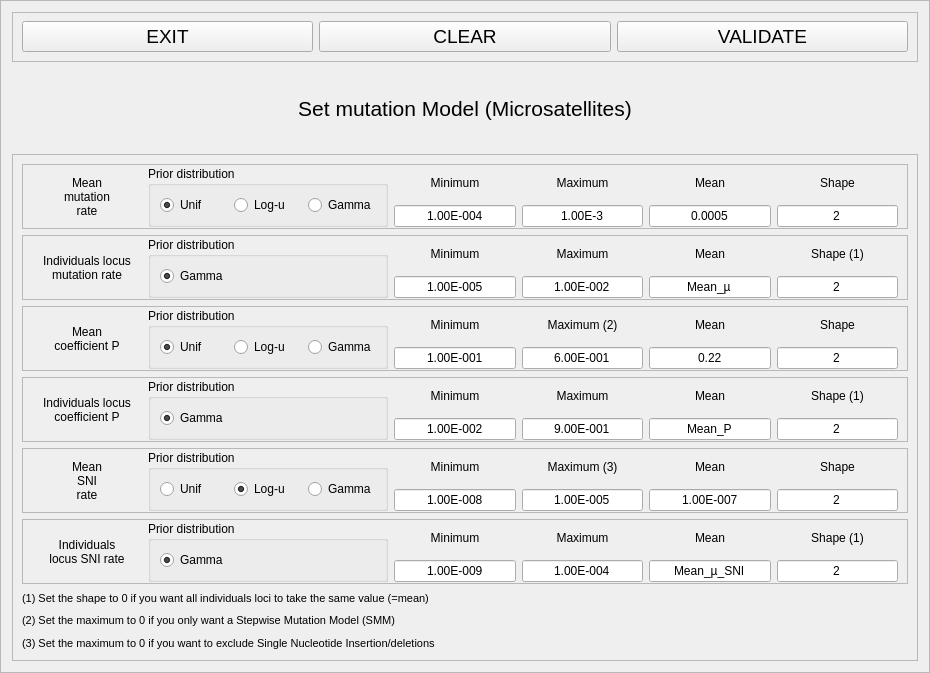
<?xml version="1.0" encoding="UTF-8"?>
<ui version="4.0">
 <class>Frame</class>
 <widget class="QFrame" name="Frame">
  <property name="geometry">
   <rect>
    <x>0</x>
    <y>0</y>
    <width>930</width>
    <height>673</height>
   </rect>
  </property>
  <property name="windowTitle">
   <string>Frame</string>
  </property>
  <property name="frameShape">
   <enum>QFrame::StyledPanel</enum>
  </property>
  <property name="frameShadow">
   <enum>QFrame::Raised</enum>
  </property>
  <layout class="QVBoxLayout" name="verticalLayout_6">
   <item>
    <widget class="QFrame" name="frame_6">
     <property name="minimumSize">
      <size>
       <width>0</width>
       <height>50</height>
      </size>
     </property>
     <property name="maximumSize">
      <size>
       <width>16777215</width>
       <height>50</height>
      </size>
     </property>
     <property name="frameShape">
      <enum>QFrame::StyledPanel</enum>
     </property>
     <property name="frameShadow">
      <enum>QFrame::Raised</enum>
     </property>
     <layout class="QHBoxLayout" name="horizontalLayout_9">
      <property name="topMargin">
       <number>1</number>
      </property>
      <property name="bottomMargin">
       <number>1</number>
      </property>
      <item>
       <widget class="QPushButton" name="exitButton">
        <property name="font">
         <font>
          <pointsize>14</pointsize>
         </font>
        </property>
        <property name="toolTip">
         <string>Leave this screen without loosing any change</string>
        </property>
        <property name="text">
         <string>EXIT</string>
        </property>
        <property name="shortcut">
         <string>Alt+E</string>
        </property>
       </widget>
      </item>
      <item>
       <widget class="QPushButton" name="clearButton">
        <property name="font">
         <font>
          <pointsize>14</pointsize>
         </font>
        </property>
        <property name="toolTip">
         <string>Clear all data related to this historical model</string>
        </property>
        <property name="text">
         <string>CLEAR</string>
        </property>
        <property name="shortcut">
         <string>Alt+C</string>
        </property>
       </widget>
      </item>
      <item>
       <widget class="QPushButton" name="okButton">
        <property name="font">
         <font>
          <pointsize>14</pointsize>
         </font>
        </property>
        <property name="toolTip">
         <string>Test and save data (Alt+o)</string>
        </property>
        <property name="text">
         <string>VALIDATE</string>
        </property>
        <property name="shortcut">
         <string>Alt+V</string>
        </property>
       </widget>
      </item>
     </layout>
    </widget>
   </item>
   <item>
    <widget class="QLabel" name="setMutMsLabel">
     <property name="maximumSize">
      <size>
       <width>16777215</width>
       <height>80</height>
      </size>
     </property>
     <property name="font">
      <font>
       <pointsize>16</pointsize>
      </font>
     </property>
     <property name="text">
      <string>Set mutation Model (Microsatellites)</string>
     </property>
     <property name="alignment">
      <set>Qt::AlignCenter</set>
     </property>
    </widget>
   </item>
   <item>
    <widget class="QFrame" name="frame">
     <property name="frameShape">
      <enum>QFrame::StyledPanel</enum>
     </property>
     <property name="frameShadow">
      <enum>QFrame::Raised</enum>
     </property>
     <layout class="QVBoxLayout" name="verticalLayout_26">
      <item>
       <widget class="QFrame" name="frame_5">
        <property name="maximumSize">
         <size>
          <width>16777215</width>
          <height>100</height>
         </size>
        </property>
        <property name="frameShape">
         <enum>QFrame::StyledPanel</enum>
        </property>
        <property name="frameShadow">
         <enum>QFrame::Raised</enum>
        </property>
        <layout class="QHBoxLayout" name="horizontalLayout_7">
         <property name="topMargin">
          <number>1</number>
         </property>
         <property name="bottomMargin">
          <number>1</number>
         </property>
         <item>
          <widget class="QLabel" name="label_18">
           <property name="minimumSize">
            <size>
             <width>110</width>
             <height>0</height>
            </size>
           </property>
           <property name="maximumSize">
            <size>
             <width>110</width>
             <height>16777215</height>
            </size>
           </property>
           <property name="text">
            <string>Mean
mutation
rate</string>
           </property>
           <property name="alignment">
            <set>Qt::AlignCenter</set>
           </property>
          </widget>
         </item>
         <item>
          <widget class="QGroupBox" name="groupBox_4">
           <property name="minimumSize">
            <size>
             <width>240</width>
             <height>0</height>
            </size>
           </property>
           <property name="maximumSize">
            <size>
             <width>240</width>
             <height>16777215</height>
            </size>
           </property>
           <property name="title">
            <string>Prior distribution</string>
           </property>
           <layout class="QHBoxLayout" name="horizontalLayout_8">
            <item>
             <widget class="QRadioButton" name="mmrUnifRadio">
              <property name="text">
               <string>Unif</string>
              </property>
              <property name="checked">
               <bool>true</bool>
              </property>
             </widget>
            </item>
            <item>
             <widget class="QRadioButton" name="mmrLogRadio">
              <property name="text">
               <string>Log-u</string>
              </property>
              <property name="checked">
               <bool>false</bool>
              </property>
             </widget>
            </item>
            <item>
             <widget class="QRadioButton" name="mmrGammaRadio">
              <property name="text">
               <string>Gamma</string>
              </property>
             </widget>
            </item>
           </layout>
          </widget>
         </item>
         <item>
          <layout class="QVBoxLayout" name="verticalLayout_14">
           <item>
            <widget class="QLabel" name="label_19">
             <property name="maximumSize">
              <size>
               <width>16777215</width>
               <height>16777215</height>
              </size>
             </property>
             <property name="text">
              <string>Minimum</string>
             </property>
             <property name="alignment">
              <set>Qt::AlignCenter</set>
             </property>
            </widget>
           </item>
           <item>
            <widget class="QLineEdit" name="mmrMinEdit">
             <property name="maximumSize">
              <size>
               <width>16777215</width>
               <height>16777215</height>
              </size>
             </property>
             <property name="text">
              <string>1.00E-004</string>
             </property>
             <property name="alignment">
              <set>Qt::AlignCenter</set>
             </property>
            </widget>
           </item>
          </layout>
         </item>
         <item>
          <layout class="QVBoxLayout" name="verticalLayout_15">
           <item>
            <widget class="QLabel" name="label_20">
             <property name="maximumSize">
              <size>
               <width>16777215</width>
               <height>16777215</height>
              </size>
             </property>
             <property name="text">
              <string>Maximum</string>
             </property>
             <property name="alignment">
              <set>Qt::AlignCenter</set>
             </property>
            </widget>
           </item>
           <item>
            <widget class="QLineEdit" name="mmrMaxEdit">
             <property name="maximumSize">
              <size>
               <width>16777215</width>
               <height>16777215</height>
              </size>
             </property>
             <property name="text">
              <string>1.00E-3</string>
             </property>
             <property name="alignment">
              <set>Qt::AlignCenter</set>
             </property>
            </widget>
           </item>
          </layout>
         </item>
         <item>
          <layout class="QVBoxLayout" name="verticalLayout_16">
           <item>
            <widget class="QLabel" name="label_21">
             <property name="maximumSize">
              <size>
               <width>16777215</width>
               <height>16777215</height>
              </size>
             </property>
             <property name="text">
              <string>Mean</string>
             </property>
             <property name="alignment">
              <set>Qt::AlignCenter</set>
             </property>
            </widget>
           </item>
           <item>
            <widget class="QLineEdit" name="mmrMeanEdit">
             <property name="maximumSize">
              <size>
               <width>16777215</width>
               <height>16777215</height>
              </size>
             </property>
             <property name="text">
              <string>0.0005</string>
             </property>
             <property name="alignment">
              <set>Qt::AlignCenter</set>
             </property>
            </widget>
           </item>
          </layout>
         </item>
         <item>
          <layout class="QVBoxLayout" name="verticalLayout_17">
           <item>
            <widget class="QLabel" name="label_22">
             <property name="maximumSize">
              <size>
               <width>16777215</width>
               <height>16777215</height>
              </size>
             </property>
             <property name="text">
              <string>Shape</string>
             </property>
             <property name="alignment">
              <set>Qt::AlignCenter</set>
             </property>
            </widget>
           </item>
           <item>
            <widget class="QLineEdit" name="mmrShapeEdit">
             <property name="maximumSize">
              <size>
               <width>16777215</width>
               <height>16777215</height>
              </size>
             </property>
             <property name="text">
              <string>2</string>
             </property>
             <property name="alignment">
              <set>Qt::AlignCenter</set>
             </property>
            </widget>
           </item>
          </layout>
         </item>
        </layout>
       </widget>
      </item>
      <item>
       <widget class="QFrame" name="frame_4">
        <property name="maximumSize">
         <size>
          <width>16777215</width>
          <height>100</height>
         </size>
        </property>
        <property name="frameShape">
         <enum>QFrame::StyledPanel</enum>
        </property>
        <property name="frameShadow">
         <enum>QFrame::Raised</enum>
        </property>
        <layout class="QHBoxLayout" name="horizontalLayout_5">
         <property name="topMargin">
          <number>1</number>
         </property>
         <property name="bottomMargin">
          <number>1</number>
         </property>
         <item>
          <widget class="QLabel" name="label_13">
           <property name="minimumSize">
            <size>
             <width>110</width>
             <height>0</height>
            </size>
           </property>
           <property name="maximumSize">
            <size>
             <width>110</width>
             <height>16777215</height>
            </size>
           </property>
           <property name="text">
            <string>Individuals locus
mutation rate</string>
           </property>
           <property name="alignment">
            <set>Qt::AlignCenter</set>
           </property>
          </widget>
         </item>
         <item>
          <widget class="QGroupBox" name="groupBox_3">
           <property name="minimumSize">
            <size>
             <width>240</width>
             <height>0</height>
            </size>
           </property>
           <property name="maximumSize">
            <size>
             <width>240</width>
             <height>16777215</height>
            </size>
           </property>
           <property name="title">
            <string>Prior distribution</string>
           </property>
           <layout class="QHBoxLayout" name="horizontalLayout_6">
            <item>
             <widget class="QRadioButton" name="radioButton_9">
              <property name="text">
               <string>Gamma</string>
              </property>
              <property name="checked">
               <bool>true</bool>
              </property>
             </widget>
            </item>
           </layout>
          </widget>
         </item>
         <item>
          <layout class="QVBoxLayout" name="verticalLayout_10">
           <item>
            <widget class="QLabel" name="label_14">
             <property name="maximumSize">
              <size>
               <width>16777215</width>
               <height>16777215</height>
              </size>
             </property>
             <property name="text">
              <string>Minimum</string>
             </property>
             <property name="alignment">
              <set>Qt::AlignCenter</set>
             </property>
            </widget>
           </item>
           <item>
            <widget class="QLineEdit" name="ilmrMinEdit">
             <property name="maximumSize">
              <size>
               <width>16777215</width>
               <height>16777215</height>
              </size>
             </property>
             <property name="text">
              <string>1.00E-005</string>
             </property>
             <property name="alignment">
              <set>Qt::AlignCenter</set>
             </property>
            </widget>
           </item>
          </layout>
         </item>
         <item>
          <layout class="QVBoxLayout" name="verticalLayout_11">
           <item>
            <widget class="QLabel" name="label_15">
             <property name="maximumSize">
              <size>
               <width>16777215</width>
               <height>16777215</height>
              </size>
             </property>
             <property name="text">
              <string>Maximum</string>
             </property>
             <property name="alignment">
              <set>Qt::AlignCenter</set>
             </property>
            </widget>
           </item>
           <item>
            <widget class="QLineEdit" name="ilmrMaxEdit">
             <property name="maximumSize">
              <size>
               <width>16777215</width>
               <height>16777215</height>
              </size>
             </property>
             <property name="text">
              <string>1.00E-002</string>
             </property>
             <property name="alignment">
              <set>Qt::AlignCenter</set>
             </property>
            </widget>
           </item>
          </layout>
         </item>
         <item>
          <layout class="QVBoxLayout" name="verticalLayout_12">
           <item>
            <widget class="QLabel" name="label_16">
             <property name="maximumSize">
              <size>
               <width>16777215</width>
               <height>16777215</height>
              </size>
             </property>
             <property name="text">
              <string>Mean</string>
             </property>
             <property name="alignment">
              <set>Qt::AlignCenter</set>
             </property>
            </widget>
           </item>
           <item>
            <widget class="QLineEdit" name="ilmrMeanEdit">
             <property name="maximumSize">
              <size>
               <width>16777215</width>
               <height>16777215</height>
              </size>
             </property>
             <property name="text">
              <string>Mean_µ</string>
             </property>
             <property name="alignment">
              <set>Qt::AlignCenter</set>
             </property>
             <property name="readOnly">
              <bool>true</bool>
             </property>
            </widget>
           </item>
          </layout>
         </item>
         <item>
          <layout class="QVBoxLayout" name="verticalLayout_13">
           <item>
            <widget class="QLabel" name="label_17">
             <property name="maximumSize">
              <size>
               <width>16777215</width>
               <height>16777215</height>
              </size>
             </property>
             <property name="text">
              <string>Shape (1)</string>
             </property>
             <property name="alignment">
              <set>Qt::AlignCenter</set>
             </property>
            </widget>
           </item>
           <item>
            <widget class="QLineEdit" name="ilmrShapeEdit">
             <property name="maximumSize">
              <size>
               <width>16777215</width>
               <height>16777215</height>
              </size>
             </property>
             <property name="text">
              <string>2</string>
             </property>
             <property name="alignment">
              <set>Qt::AlignCenter</set>
             </property>
            </widget>
           </item>
          </layout>
         </item>
        </layout>
       </widget>
      </item>
      <item>
       <widget class="QFrame" name="frame_2">
        <property name="maximumSize">
         <size>
          <width>16777215</width>
          <height>100</height>
         </size>
        </property>
        <property name="frameShape">
         <enum>QFrame::StyledPanel</enum>
        </property>
        <property name="frameShadow">
         <enum>QFrame::Raised</enum>
        </property>
        <layout class="QHBoxLayout" name="horizontalLayout_2">
         <property name="topMargin">
          <number>1</number>
         </property>
         <property name="bottomMargin">
          <number>1</number>
         </property>
         <item>
          <widget class="QLabel" name="label_3">
           <property name="minimumSize">
            <size>
             <width>110</width>
             <height>0</height>
            </size>
           </property>
           <property name="maximumSize">
            <size>
             <width>110</width>
             <height>16777215</height>
            </size>
           </property>
           <property name="text">
            <string>Mean
coefficient P</string>
           </property>
           <property name="alignment">
            <set>Qt::AlignCenter</set>
           </property>
          </widget>
         </item>
         <item>
          <widget class="QGroupBox" name="groupBox">
           <property name="minimumSize">
            <size>
             <width>240</width>
             <height>0</height>
            </size>
           </property>
           <property name="maximumSize">
            <size>
             <width>240</width>
             <height>16777215</height>
            </size>
           </property>
           <property name="title">
            <string>Prior distribution</string>
           </property>
           <layout class="QHBoxLayout" name="horizontalLayout">
            <item>
             <widget class="QRadioButton" name="mcpUnifRadio">
              <property name="text">
               <string>Unif</string>
              </property>
              <property name="checked">
               <bool>true</bool>
              </property>
             </widget>
            </item>
            <item>
             <widget class="QRadioButton" name="mcpLogRadio">
              <property name="text">
               <string>Log-u</string>
              </property>
             </widget>
            </item>
            <item>
             <widget class="QRadioButton" name="mcpGammaRadio">
              <property name="text">
               <string>Gamma</string>
              </property>
             </widget>
            </item>
           </layout>
          </widget>
         </item>
         <item>
          <layout class="QVBoxLayout" name="verticalLayout">
           <item>
            <widget class="QLabel" name="label_4">
             <property name="maximumSize">
              <size>
               <width>16777215</width>
               <height>16777215</height>
              </size>
             </property>
             <property name="text">
              <string>Minimum</string>
             </property>
             <property name="alignment">
              <set>Qt::AlignCenter</set>
             </property>
            </widget>
           </item>
           <item>
            <widget class="QLineEdit" name="mcpMinEdit">
             <property name="maximumSize">
              <size>
               <width>16777215</width>
               <height>16777215</height>
              </size>
             </property>
             <property name="text">
              <string>1.00E-001</string>
             </property>
             <property name="alignment">
              <set>Qt::AlignCenter</set>
             </property>
            </widget>
           </item>
          </layout>
         </item>
         <item>
          <layout class="QVBoxLayout" name="verticalLayout_2">
           <item>
            <widget class="QLabel" name="label_5">
             <property name="maximumSize">
              <size>
               <width>16777215</width>
               <height>16777215</height>
              </size>
             </property>
             <property name="text">
              <string>Maximum (2)</string>
             </property>
             <property name="alignment">
              <set>Qt::AlignCenter</set>
             </property>
            </widget>
           </item>
           <item>
            <widget class="QLineEdit" name="mcpMaxEdit">
             <property name="maximumSize">
              <size>
               <width>16777215</width>
               <height>16777215</height>
              </size>
             </property>
             <property name="text">
              <string>6.00E-001</string>
             </property>
             <property name="alignment">
              <set>Qt::AlignCenter</set>
             </property>
            </widget>
           </item>
          </layout>
         </item>
         <item>
          <layout class="QVBoxLayout" name="verticalLayout_3">
           <item>
            <widget class="QLabel" name="label_7">
             <property name="maximumSize">
              <size>
               <width>16777215</width>
               <height>16777215</height>
              </size>
             </property>
             <property name="text">
              <string>Mean</string>
             </property>
             <property name="alignment">
              <set>Qt::AlignCenter</set>
             </property>
            </widget>
           </item>
           <item>
            <widget class="QLineEdit" name="mcpMeanEdit">
             <property name="maximumSize">
              <size>
               <width>16777215</width>
               <height>16777215</height>
              </size>
             </property>
             <property name="text">
              <string>0.22</string>
             </property>
             <property name="alignment">
              <set>Qt::AlignCenter</set>
             </property>
            </widget>
           </item>
          </layout>
         </item>
         <item>
          <layout class="QVBoxLayout" name="verticalLayout_4">
           <item>
            <widget class="QLabel" name="label_6">
             <property name="maximumSize">
              <size>
               <width>16777215</width>
               <height>16777215</height>
              </size>
             </property>
             <property name="text">
              <string>Shape</string>
             </property>
             <property name="alignment">
              <set>Qt::AlignCenter</set>
             </property>
            </widget>
           </item>
           <item>
            <widget class="QLineEdit" name="mcpShapeEdit">
             <property name="maximumSize">
              <size>
               <width>16777215</width>
               <height>16777215</height>
              </size>
             </property>
             <property name="text">
              <string>2</string>
             </property>
             <property name="alignment">
              <set>Qt::AlignCenter</set>
             </property>
            </widget>
           </item>
          </layout>
         </item>
        </layout>
       </widget>
      </item>
      <item>
       <widget class="QFrame" name="frame_3">
        <property name="maximumSize">
         <size>
          <width>16777215</width>
          <height>100</height>
         </size>
        </property>
        <property name="frameShape">
         <enum>QFrame::StyledPanel</enum>
        </property>
        <property name="frameShadow">
         <enum>QFrame::Raised</enum>
        </property>
        <layout class="QHBoxLayout" name="horizontalLayout_3">
         <property name="topMargin">
          <number>1</number>
         </property>
         <property name="bottomMargin">
          <number>1</number>
         </property>
         <item>
          <widget class="QLabel" name="label_8">
           <property name="minimumSize">
            <size>
             <width>110</width>
             <height>0</height>
            </size>
           </property>
           <property name="maximumSize">
            <size>
             <width>110</width>
             <height>16777215</height>
            </size>
           </property>
           <property name="text">
            <string>Individuals locus
coefficient P</string>
           </property>
           <property name="alignment">
            <set>Qt::AlignCenter</set>
           </property>
          </widget>
         </item>
         <item>
          <widget class="QGroupBox" name="groupBox_2">
           <property name="minimumSize">
            <size>
             <width>240</width>
             <height>0</height>
            </size>
           </property>
           <property name="maximumSize">
            <size>
             <width>240</width>
             <height>16777215</height>
            </size>
           </property>
           <property name="title">
            <string>Prior distribution</string>
           </property>
           <layout class="QHBoxLayout" name="horizontalLayout_4">
            <item>
             <widget class="QRadioButton" name="radioButton_6">
              <property name="text">
               <string>Gamma</string>
              </property>
              <property name="checked">
               <bool>true</bool>
              </property>
             </widget>
            </item>
           </layout>
          </widget>
         </item>
         <item>
          <layout class="QVBoxLayout" name="verticalLayout_5">
           <item>
            <widget class="QLabel" name="label_9">
             <property name="maximumSize">
              <size>
               <width>16777215</width>
               <height>16777215</height>
              </size>
             </property>
             <property name="text">
              <string>Minimum</string>
             </property>
             <property name="alignment">
              <set>Qt::AlignCenter</set>
             </property>
            </widget>
           </item>
           <item>
            <widget class="QLineEdit" name="ilcpMinEdit">
             <property name="maximumSize">
              <size>
               <width>16777215</width>
               <height>16777215</height>
              </size>
             </property>
             <property name="text">
              <string>1.00E-002</string>
             </property>
             <property name="alignment">
              <set>Qt::AlignCenter</set>
             </property>
            </widget>
           </item>
          </layout>
         </item>
         <item>
          <layout class="QVBoxLayout" name="verticalLayout_7">
           <item>
            <widget class="QLabel" name="label_10">
             <property name="maximumSize">
              <size>
               <width>16777215</width>
               <height>16777215</height>
              </size>
             </property>
             <property name="text">
              <string>Maximum</string>
             </property>
             <property name="alignment">
              <set>Qt::AlignCenter</set>
             </property>
            </widget>
           </item>
           <item>
            <widget class="QLineEdit" name="ilcpMaxEdit">
             <property name="maximumSize">
              <size>
               <width>16777215</width>
               <height>16777215</height>
              </size>
             </property>
             <property name="text">
              <string>9.00E-001</string>
             </property>
             <property name="alignment">
              <set>Qt::AlignCenter</set>
             </property>
            </widget>
           </item>
          </layout>
         </item>
         <item>
          <layout class="QVBoxLayout" name="verticalLayout_8">
           <item>
            <widget class="QLabel" name="label_11">
             <property name="maximumSize">
              <size>
               <width>16777215</width>
               <height>16777215</height>
              </size>
             </property>
             <property name="text">
              <string>Mean</string>
             </property>
             <property name="alignment">
              <set>Qt::AlignCenter</set>
             </property>
            </widget>
           </item>
           <item>
            <widget class="QLineEdit" name="ilcpMeanEdit">
             <property name="maximumSize">
              <size>
               <width>16777215</width>
               <height>16777215</height>
              </size>
             </property>
             <property name="text">
              <string>Mean_P</string>
             </property>
             <property name="alignment">
              <set>Qt::AlignCenter</set>
             </property>
            </widget>
           </item>
          </layout>
         </item>
         <item>
          <layout class="QVBoxLayout" name="verticalLayout_9">
           <item>
            <widget class="QLabel" name="label_12">
             <property name="maximumSize">
              <size>
               <width>16777215</width>
               <height>16777215</height>
              </size>
             </property>
             <property name="text">
              <string>Shape (1)</string>
             </property>
             <property name="alignment">
              <set>Qt::AlignCenter</set>
             </property>
            </widget>
           </item>
           <item>
            <widget class="QLineEdit" name="ilcpShapeEdit">
             <property name="maximumSize">
              <size>
               <width>16777215</width>
               <height>16777215</height>
              </size>
             </property>
             <property name="text">
              <string>2</string>
             </property>
             <property name="alignment">
              <set>Qt::AlignCenter</set>
             </property>
            </widget>
           </item>
          </layout>
         </item>
        </layout>
       </widget>
      </item>
      <item>
       <widget class="QFrame" name="frame_7">
        <property name="maximumSize">
         <size>
          <width>16777215</width>
          <height>100</height>
         </size>
        </property>
        <property name="frameShape">
         <enum>QFrame::StyledPanel</enum>
        </property>
        <property name="frameShadow">
         <enum>QFrame::Raised</enum>
        </property>
        <layout class="QHBoxLayout" name="horizontalLayout_10">
         <property name="topMargin">
          <number>1</number>
         </property>
         <property name="bottomMargin">
          <number>1</number>
         </property>
         <item>
          <widget class="QLabel" name="label_23">
           <property name="minimumSize">
            <size>
             <width>110</width>
             <height>0</height>
            </size>
           </property>
           <property name="maximumSize">
            <size>
             <width>110</width>
             <height>16777215</height>
            </size>
           </property>
           <property name="text">
            <string>Mean
SNI
rate</string>
           </property>
           <property name="alignment">
            <set>Qt::AlignCenter</set>
           </property>
          </widget>
         </item>
         <item>
          <widget class="QGroupBox" name="groupBox_5">
           <property name="minimumSize">
            <size>
             <width>240</width>
             <height>0</height>
            </size>
           </property>
           <property name="maximumSize">
            <size>
             <width>240</width>
             <height>16777215</height>
            </size>
           </property>
           <property name="title">
            <string>Prior distribution</string>
           </property>
           <layout class="QHBoxLayout" name="horizontalLayout_11">
            <item>
             <widget class="QRadioButton" name="msrUnifRadio">
              <property name="text">
               <string>Unif</string>
              </property>
             </widget>
            </item>
            <item>
             <widget class="QRadioButton" name="msrLogRadio">
              <property name="text">
               <string>Log-u</string>
              </property>
              <property name="checked">
               <bool>true</bool>
              </property>
             </widget>
            </item>
            <item>
             <widget class="QRadioButton" name="msrGammaRadio">
              <property name="text">
               <string>Gamma</string>
              </property>
             </widget>
            </item>
           </layout>
          </widget>
         </item>
         <item>
          <layout class="QVBoxLayout" name="verticalLayout_18">
           <item>
            <widget class="QLabel" name="label_24">
             <property name="maximumSize">
              <size>
               <width>16777215</width>
               <height>16777215</height>
              </size>
             </property>
             <property name="text">
              <string>Minimum</string>
             </property>
             <property name="alignment">
              <set>Qt::AlignCenter</set>
             </property>
            </widget>
           </item>
           <item>
            <widget class="QLineEdit" name="msrMinEdit">
             <property name="maximumSize">
              <size>
               <width>16777215</width>
               <height>16777215</height>
              </size>
             </property>
             <property name="text">
              <string>1.00E-008</string>
             </property>
             <property name="alignment">
              <set>Qt::AlignCenter</set>
             </property>
            </widget>
           </item>
          </layout>
         </item>
         <item>
          <layout class="QVBoxLayout" name="verticalLayout_19">
           <item>
            <widget class="QLabel" name="label_25">
             <property name="maximumSize">
              <size>
               <width>16777215</width>
               <height>16777215</height>
              </size>
             </property>
             <property name="text">
              <string>Maximum (3)</string>
             </property>
             <property name="alignment">
              <set>Qt::AlignCenter</set>
             </property>
            </widget>
           </item>
           <item>
            <widget class="QLineEdit" name="msrMaxEdit">
             <property name="maximumSize">
              <size>
               <width>16777215</width>
               <height>16777215</height>
              </size>
             </property>
             <property name="text">
              <string>1.00E-005</string>
             </property>
             <property name="alignment">
              <set>Qt::AlignCenter</set>
             </property>
            </widget>
           </item>
          </layout>
         </item>
         <item>
          <layout class="QVBoxLayout" name="verticalLayout_20">
           <item>
            <widget class="QLabel" name="label_26">
             <property name="maximumSize">
              <size>
               <width>16777215</width>
               <height>16777215</height>
              </size>
             </property>
             <property name="text">
              <string>Mean</string>
             </property>
             <property name="alignment">
              <set>Qt::AlignCenter</set>
             </property>
            </widget>
           </item>
           <item>
            <widget class="QLineEdit" name="msrMeanEdit">
             <property name="maximumSize">
              <size>
               <width>16777215</width>
               <height>16777215</height>
              </size>
             </property>
             <property name="text">
              <string>1.00E-007</string>
             </property>
             <property name="alignment">
              <set>Qt::AlignCenter</set>
             </property>
            </widget>
           </item>
          </layout>
         </item>
         <item>
          <layout class="QVBoxLayout" name="verticalLayout_21">
           <item>
            <widget class="QLabel" name="label_27">
             <property name="maximumSize">
              <size>
               <width>16777215</width>
               <height>16777215</height>
              </size>
             </property>
             <property name="text">
              <string>Shape</string>
             </property>
             <property name="alignment">
              <set>Qt::AlignCenter</set>
             </property>
            </widget>
           </item>
           <item>
            <widget class="QLineEdit" name="msrShapeEdit">
             <property name="maximumSize">
              <size>
               <width>16777215</width>
               <height>16777215</height>
              </size>
             </property>
             <property name="text">
              <string>2</string>
             </property>
             <property name="alignment">
              <set>Qt::AlignCenter</set>
             </property>
            </widget>
           </item>
          </layout>
         </item>
        </layout>
       </widget>
      </item>
      <item>
       <widget class="QFrame" name="frame_8">
        <property name="maximumSize">
         <size>
          <width>16777215</width>
          <height>100</height>
         </size>
        </property>
        <property name="frameShape">
         <enum>QFrame::StyledPanel</enum>
        </property>
        <property name="frameShadow">
         <enum>QFrame::Raised</enum>
        </property>
        <layout class="QHBoxLayout" name="horizontalLayout_12">
         <property name="topMargin">
          <number>1</number>
         </property>
         <property name="bottomMargin">
          <number>1</number>
         </property>
         <item>
          <widget class="QLabel" name="label_28">
           <property name="minimumSize">
            <size>
             <width>110</width>
             <height>0</height>
            </size>
           </property>
           <property name="maximumSize">
            <size>
             <width>110</width>
             <height>16777215</height>
            </size>
           </property>
           <property name="text">
            <string>Individuals
locus SNI rate</string>
           </property>
           <property name="alignment">
            <set>Qt::AlignCenter</set>
           </property>
          </widget>
         </item>
         <item>
          <widget class="QGroupBox" name="groupBox_6">
           <property name="minimumSize">
            <size>
             <width>240</width>
             <height>0</height>
            </size>
           </property>
           <property name="maximumSize">
            <size>
             <width>240</width>
             <height>16777215</height>
            </size>
           </property>
           <property name="title">
            <string>Prior distribution</string>
           </property>
           <layout class="QHBoxLayout" name="horizontalLayout_13">
            <item>
             <widget class="QRadioButton" name="radioButton_18">
              <property name="text">
               <string>Gamma</string>
              </property>
              <property name="checked">
               <bool>true</bool>
              </property>
             </widget>
            </item>
           </layout>
          </widget>
         </item>
         <item>
          <layout class="QVBoxLayout" name="verticalLayout_22">
           <item>
            <widget class="QLabel" name="label_29">
             <property name="maximumSize">
              <size>
               <width>16777215</width>
               <height>16777215</height>
              </size>
             </property>
             <property name="text">
              <string>Minimum</string>
             </property>
             <property name="alignment">
              <set>Qt::AlignCenter</set>
             </property>
            </widget>
           </item>
           <item>
            <widget class="QLineEdit" name="ilsrMinEdit">
             <property name="maximumSize">
              <size>
               <width>16777215</width>
               <height>16777215</height>
              </size>
             </property>
             <property name="text">
              <string>1.00E-009</string>
             </property>
             <property name="alignment">
              <set>Qt::AlignCenter</set>
             </property>
            </widget>
           </item>
          </layout>
         </item>
         <item>
          <layout class="QVBoxLayout" name="verticalLayout_23">
           <item>
            <widget class="QLabel" name="label_30">
             <property name="maximumSize">
              <size>
               <width>16777215</width>
               <height>16777215</height>
              </size>
             </property>
             <property name="text">
              <string>Maximum</string>
             </property>
             <property name="alignment">
              <set>Qt::AlignCenter</set>
             </property>
            </widget>
           </item>
           <item>
            <widget class="QLineEdit" name="ilsrMaxEdit">
             <property name="maximumSize">
              <size>
               <width>16777215</width>
               <height>16777215</height>
              </size>
             </property>
             <property name="text">
              <string>1.00E-004</string>
             </property>
             <property name="alignment">
              <set>Qt::AlignCenter</set>
             </property>
            </widget>
           </item>
          </layout>
         </item>
         <item>
          <layout class="QVBoxLayout" name="verticalLayout_24">
           <item>
            <widget class="QLabel" name="label_31">
             <property name="maximumSize">
              <size>
               <width>16777215</width>
               <height>16777215</height>
              </size>
             </property>
             <property name="text">
              <string>Mean</string>
             </property>
             <property name="alignment">
              <set>Qt::AlignCenter</set>
             </property>
            </widget>
           </item>
           <item>
            <widget class="QLineEdit" name="ilsrMeanEdit">
             <property name="maximumSize">
              <size>
               <width>16777215</width>
               <height>16777215</height>
              </size>
             </property>
             <property name="text">
              <string>Mean_µ_SNI</string>
             </property>
             <property name="alignment">
              <set>Qt::AlignCenter</set>
             </property>
            </widget>
           </item>
          </layout>
         </item>
         <item>
          <layout class="QVBoxLayout" name="verticalLayout_25">
           <item>
            <widget class="QLabel" name="label_32">
             <property name="maximumSize">
              <size>
               <width>16777215</width>
               <height>16777215</height>
              </size>
             </property>
             <property name="text">
              <string>Shape (1)</string>
             </property>
             <property name="alignment">
              <set>Qt::AlignCenter</set>
             </property>
            </widget>
           </item>
           <item>
            <widget class="QLineEdit" name="ilsrShapeEdit">
             <property name="maximumSize">
              <size>
               <width>16777215</width>
               <height>16777215</height>
              </size>
             </property>
             <property name="text">
              <string>2</string>
             </property>
             <property name="alignment">
              <set>Qt::AlignCenter</set>
             </property>
            </widget>
           </item>
          </layout>
         </item>
        </layout>
       </widget>
      </item>
      <item>
       <widget class="QLabel" name="label_35">
        <property name="font">
         <font>
          <pointsize>8</pointsize>
         </font>
        </property>
        <property name="text">
         <string>(1) Set the shape to 0 if you want all individuals loci to take the same value (=mean)</string>
        </property>
       </widget>
      </item>
      <item>
       <widget class="QLabel" name="label_34">
        <property name="font">
         <font>
          <pointsize>8</pointsize>
         </font>
        </property>
        <property name="text">
         <string>(2) Set the maximum to 0 if you only want a Stepwise Mutation Model (SMM)</string>
        </property>
       </widget>
      </item>
      <item>
       <widget class="QLabel" name="label_33">
        <property name="font">
         <font>
          <pointsize>8</pointsize>
         </font>
        </property>
        <property name="text">
         <string>(3) Set the maximum to 0 if you want to exclude Single Nucleotide Insertion/deletions</string>
        </property>
       </widget>
      </item>
     </layout>
    </widget>
   </item>
  </layout>
 </widget>
 <resources/>
 <connections/>
</ui>
